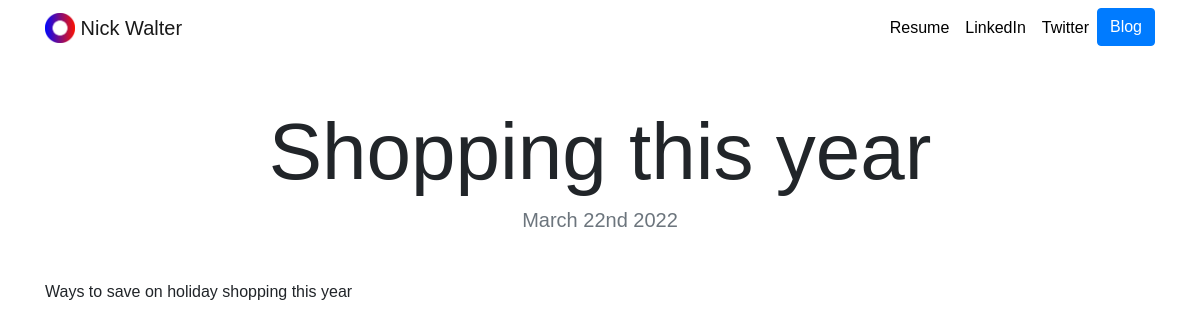
Page /blog/1/ on the committed database.
### blog/models.py (models this page shows, shortened)
class Blog(models.Model):
    title = models.CharField(max_length=200)
    description = models.TextField()
    date = models.DateField()

### blog/views.py (the view)
# urls.py: path('<int:blog_id>/', views.detail, name='detail'),
def detail(request, blog_id):
    blog=get_object_or_404(Blog, pk=blog_id)
    return render(request, 'blog/detail.html',{'blog':blog})

### blog/templates/blog/detail.html
{% extends "portfolio/base.html" %}
{% load static %}
{% block content %}
<h1 class="text-center mt-5" id="blogdetailtitle">{{ blog.title }}</h1>
<h5 class="text-center text-muted mb-5">{{ blog.date|date:'F jS Y' }}</h5>
{{ blog.description|safe }}
{% endblock %}

### portfolio/static/portfolio/custom.css (style rules this page uses)
body { font-family: 'Dongle', sans-serif; }
@media (min-width: 992px) { #blogdetailtitle { font-size: 5rem; } }

### rows in the picture
Blog: title "Shopping this year", date "March 22nd 2022", description "Ways to save on holiday shopping this year"
